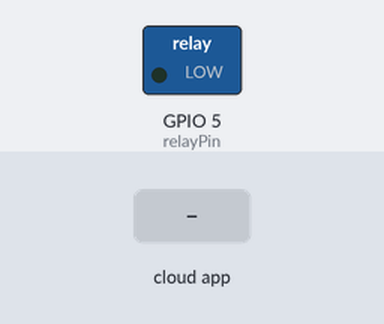
The sketch below on a simulated ESP8266 (NodeMCU). On the bench: switched loads named in the sketch (green lamp = pin HIGH). The test bench sets the inputs (shaded band). WiFi joins after 1.5 s; servers stay silent unless stated; the Firebase database answers and starts empty; what the sketch prints to the serial monitor is not drawn.

Above: at 2.7 s.
2.8 s: the phone or cloud app sets relayIO to 1
At 3.8 s:
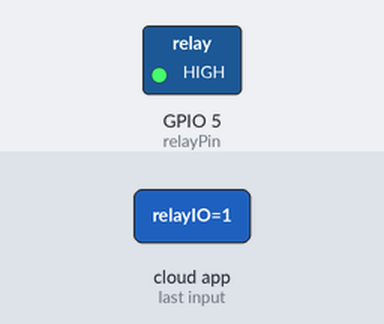
Timing chart, 0 to 11.4 s (numbered marks = the images above; inputs shaded):
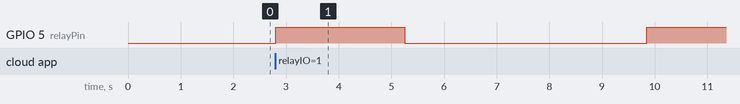

Measured:
- after the input at 2.8 s, GPIO 5 (relayPin): LOW → HIGH after 0.00 s instead of 7.2 s

The sketch:

Firebase2relay.ino
```cpp
#include <ESP8266WiFi.h>
#include <FirebaseArduino.h>
// Set these to run example.
#define FIREBASE_HOST "luna-ai-secretary.firebaseio.com"
#define FIREBASE_AUTH "sAR8yXUhP0KTmV8FMTfYfnmPwb1KjAvNSbCHNnza"
#define WIFI_SSID "Angelhackathon"
#define WIFI_PASSWORD "angel1234"
#define relayPin 5

void setup() {
  Serial.begin(9600);
  pinMode(relayPin, OUTPUT);
  // connect to wifi.
  WiFi.begin(WIFI_SSID, WIFI_PASSWORD);
  Serial.print("connecting");
  while (WiFi.status() != WL_CONNECTED) {
    Serial.print(".");
    delay(500);
  }
  Serial.println();
  Serial.print("connected: ");
  Serial.println(WiFi.localIP());

  Firebase.begin(FIREBASE_HOST, FIREBASE_AUTH);
}

int n = 0;

void loop() {

  // get value
  Serial.print("relayIO: ");
  Serial.println(Firebase.getBool("relayIO"));
  delay(1000);

  if(Firebase.getBool("relayIO")==true){
    digitalWrite(relayPin, HIGH);
  }
  else if(Firebase.getBool("relayIO")==false){
    digitalWrite(relayPin, LOW);
  }
  // remove value
  //Firebase.remove("number");
  delay(1000);

  // set bool value
  Firebase.setBool("relayIO", false);
  // handle error
  if (Firebase.failed()) {
      Serial.print("setting /truth failed:");
      Serial.println(Firebase.error());
      return;
  }
  delay(1000);

  if(Firebase.getBool("relayIO")==true){
    digitalWrite(relayPin, HIGH);
  }
  else if(Firebase.getBool("relayIO")==false){
    digitalWrite(relayPin, LOW);
  }
  Serial.print("relayIO: ");
  Serial.println(Firebase.getBool("relayIO"));
  delay(1000);
  Firebase.setBool("relayIO", true);
  // handle error
  if (Firebase.failed()) {
      Serial.print("setting /truth failed:");
      Serial.println(Firebase.error());
      return;
  }
  delay(1000);


  delay(1000);
}
```
